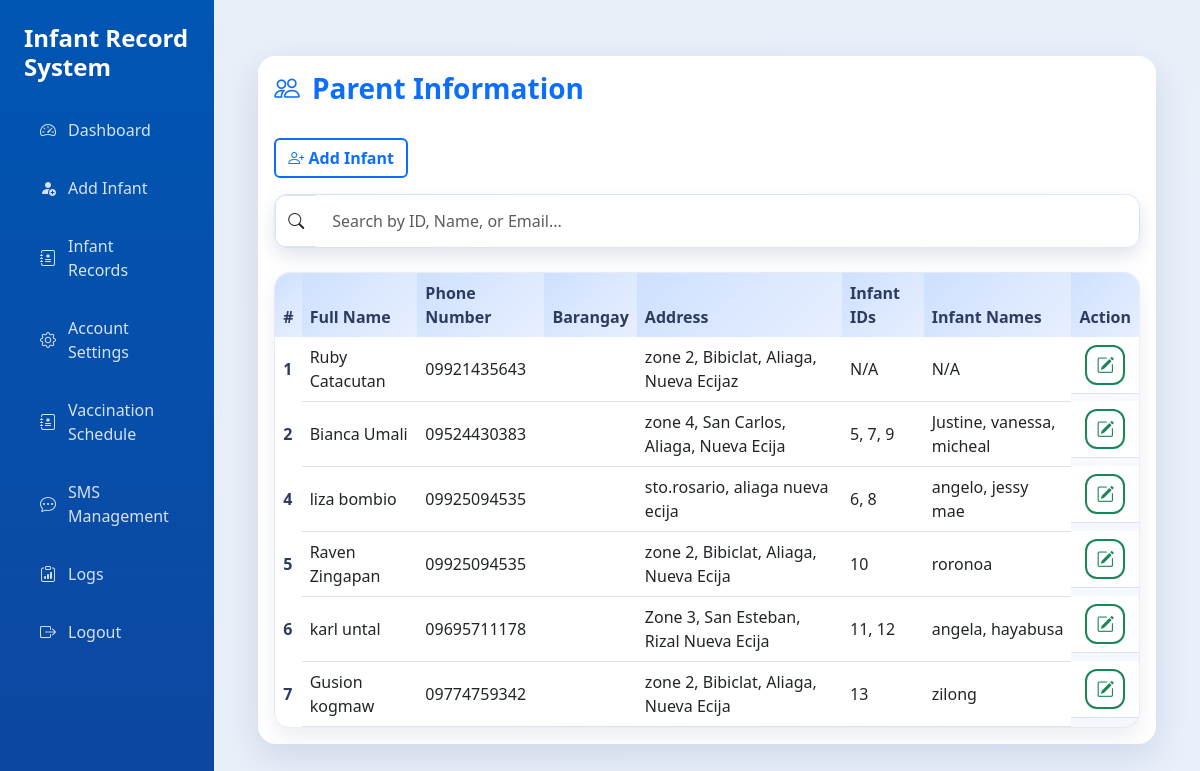
/view_parents.php, run on an earlier commit of the app's database.
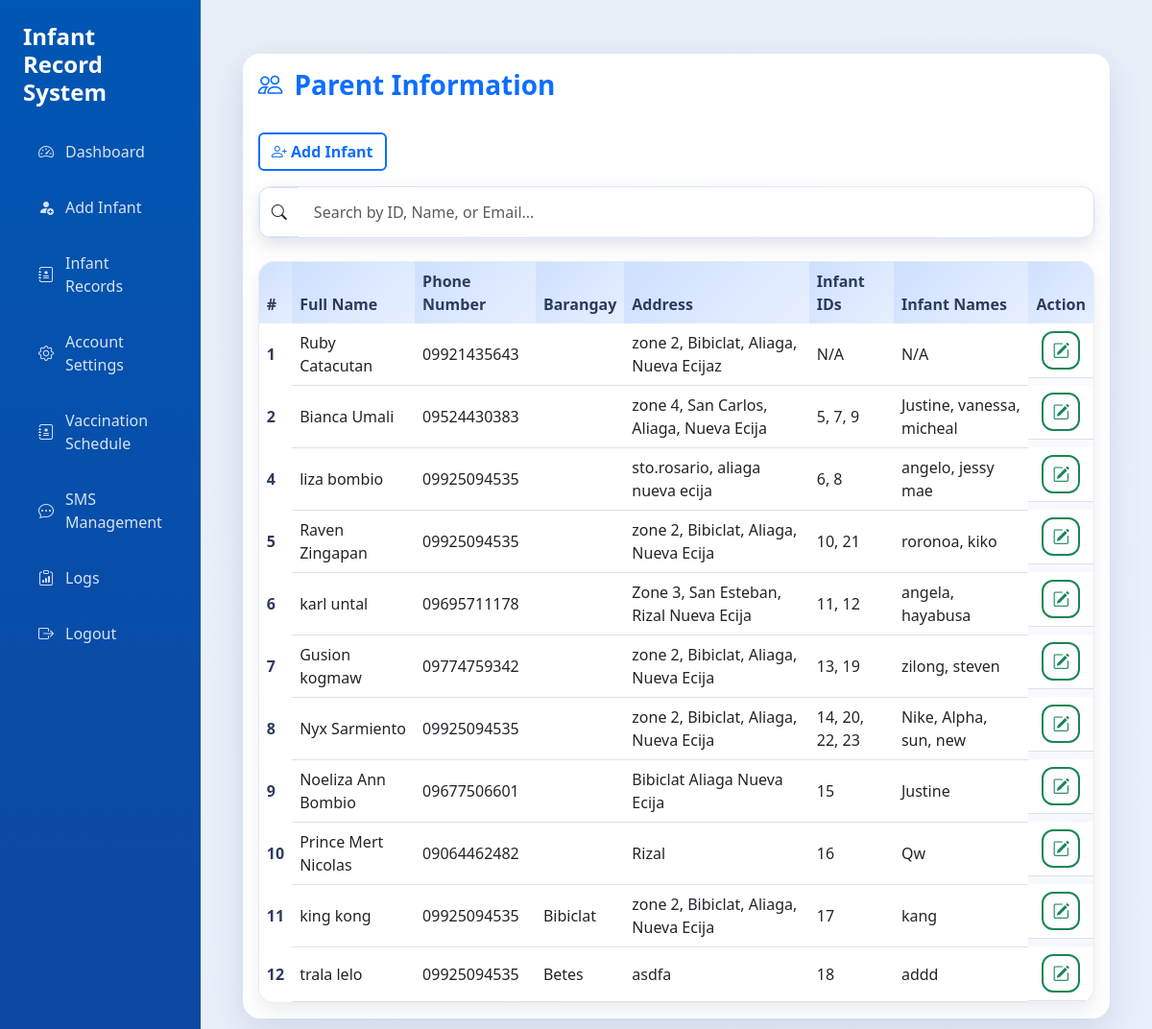
And on a later commit of the database.
### tables this page shows
CREATE TABLE `parents` (
  `id` int(11) NOT NULL,
  `first_name` varchar(100) NOT NULL,
  `last_name` varchar(100) NOT NULL,
  `email` varchar(150) DEFAULT NULL,
  `phone` varchar(20) DEFAULT NULL,
  `address` text DEFAULT NULL,
  `baranggay` varchar(100) DEFAULT NULL,
  `created_at` timestamp NOT NULL DEFAULT current_timestamp(),
  `updated_at` timestamp NOT NULL DEFAULT current_timestamp() ON UPDATE current_timestamp(),
  `barangay` varchar(100) DEFAULT NULL
);

### view_parents.php (the view, shortened to what this page needs)
<?php
include 'dbForm.php';
$isParent = isset($_SESSION['user']['role']) && $_SESSION['user']['role'] === 'parent';
$parentEmail = ($isParent && isset($_SESSION['user']['email'])) ? mysqli_real_escape_string($con, $_SESSION['user']['email']) : null;
?>
<!DOCTYPE html>
<html lang="en">
<head>
    <link rel="stylesheet" href="https://cdn.jsdelivr.net/npm/bootstrap@5.3.0/dist/css/bootstrap.min.css">
    <link rel="stylesheet" href="https://cdn.jsdelivr.net/npm/bootstrap-icons/font/bootstrap-icons.css">
    <link rel="stylesheet" href="assets/css/theme.css">
</head>
<body>
    <div class="sidebar" id="sidebar">
        <h4 class="mb-4"> Infant Record System</h4>
        <a href="dashboard.php"><i class="bi bi-speedometer2"></i> Dashboard</a>
        <a href="addinfant.php"><i class="bi bi-person-fill-add"></i> Add Infant</a>
        <a href="viewinfant.php"><i class="bi bi-journal-medical"></i> Infant Records</a>
        <a href="account_settings.php"><i class="bi bi-gear"></i> Account Settings</a>
        <?php if (!$isParent): ?>
            <a href="vaccination_schedule.php"><i class="bi bi-journal-medical"></i> Vaccination Schedule</a>
            <a href="sms.php"><i class="bi bi-chat-dots"></i> SMS Management</a>
            <a href="login_logs.php"><i class="bi bi-clipboard-data"></i> Logs</a>
        <?php endif; ?>
        <a href="logout.php"><i class="bi bi-box-arrow-right"></i> Logout</a>
    </div>
    <div class="content-area">
        <div class="container-fluid mt-4">
            <div class="card card-shadow">
                <div class="card-header bg-white border-0 py-3">
                    <h3 class="dashboard-title"><i class="bi bi-people"></i>Parent Information</h3>
                </div>
                <div class="card-body">
                    <div class="mb-3 text-start">
                        <a href="addinfant.php" class="btn btn-outline-primary"><i class="bi bi-person-plus"></i> Add Infant</a>
                    </div>
                    <?php if (!$isParent): ?>
                        <form method="GET" action="view_parents.php" class="mb-4">
                            <div class="input-group search-bar search-bar-elevated">
                                <span class="input-group-text"><i class="bi bi-search"></i></span>
                                <input type="text" id="search" class="form-control" placeholder="Search by ID, Name, or Email...">
                            </div>
                        </form>
                    <?php endif; ?>
                    <div class="table-modern table-modern-elevated">
                        <div class="table-responsive">
                            <table class="table table-hover align-middle mb-0">
                            <thead>
                            <tr>
                                <th scope="col">#</th>
                                <th scope="col">Full Name</th>
                                <th scope="col">Phone Number</th>
                                <th scope="col">Barangay</th>
                                <th scope="col">Address</th>
                                <th scope="col">Infant IDs</th>
                                <th scope="col">Infant Names</th>
                                <?php if (!$isParent): ?>
                                    <th scope="col">Action</th>
                                <?php endif; ?>
                            </tr>
                            </thead>
                            <tbody>
                            <?php
                            $search = (!$isParent && isset($_GET['search'])) ? mysqli_real_escape_string($con, $_GET['search']) : '';
                            if ($isParent && $parentEmail) {
                                if (!empty($search)) {
                                    $sql = "SELECT parents.*,
                                               GROUP_CONCAT(infantinfo.id SEPARATOR ', ') AS infant_ids,
                                               GROUP_CONCAT(infantinfo.firstname SEPARATOR ', ') AS infant_names
                                            FROM parents
                                            LEFT JOIN infantinfo ON parents.id = infantinfo.parent_id
                                            WHERE parents.email = '$parentEmail' AND (
                                                parents.id LIKE '%$search%' OR
                                                parents.first_name LIKE '%$search%' OR
                                                parents.last_name LIKE '%$search%' OR
                                                parents.email LIKE '%$search%')
                                            GROUP BY parents.id";
                                } else {
                                    $sql = "SELECT parents.*,
                                               GROUP_CONCAT(infantinfo.id SEPARATOR ', ') AS infant_ids,
                                               GROUP_CONCAT(infantinfo.firstname SEPARATOR ', ') AS infant_names
                                            FROM parents
                                            LEFT JOIN infantinfo ON parents.id = infantinfo.parent_id
                                            WHERE parents.email = '$parentEmail'
                                            GROUP BY parents.id";
                                }
                            } else {
                                if (!empty($search)) {
                                    $sql = "SELECT parents.*,
                                               GROUP_CONCAT(infantinfo.id SEPARATOR ', ') AS infant_ids,
                                               GROUP_CONCAT(infantinfo.firstname SEPARATOR ', ') AS infant_names
                                            FROM parents
                                            LEFT JOIN infantinfo ON parents.id = infantinfo.parent_id
                                            WHERE
                                                parents.id LIKE '%$search%' OR
                                                parents.first_name LIKE '%$search%' OR
                                                parents.last_name LIKE '%$search%' OR
                                                parents.email LIKE '%$search%'
                                            GROUP BY parents.id";
                                } else {
                                    $sql = "SELECT parents.*,
                                               GROUP_CONCAT(infantinfo.id SEPARATOR ', ') AS infant_ids,
                                               GROUP_CONCAT(infantinfo.firstname SEPARATOR ', ') AS infant_names
                                            FROM parents
                                            LEFT JOIN infantinfo ON parents.id = infantinfo.parent_id
                                            GROUP BY parents.id";
                                }
                            }
                            $result = mysqli_query($con, $sql);
                            if ($result) {
                                while ($row = mysqli_fetch_assoc($result)) {
                                    $id = $row['id'];
                                    $first_name = $row['first_name'];
                                    $last_name = $row['last_name'];
                                    $fullName = trim(preg_replace('/\s+/', ' ', $first_name . ' ' . $last_name));
                                    $phone = $row['phone'];
                                    $barangay = $row['barangay'];
                                    $address = $row['address']; ?>
                                    <tr>
                                        <th scope="row"><?php echo $id; ?></th>
                                        <td><?php echo $fullName; ?></td>
                                        <td><?php echo $phone; ?></td>
                                        <td><?php echo $barangay; ?></td>
                                        <td><?php echo $address; ?></td>
                                        <td><?php echo $row['infant_ids'] ?: 'N/A'; ?></td>
                                        <td><?php echo $row['infant_names'] ?: 'N/A'; ?></td>
                                        <?php if (!$isParent): ?>
                                            <td class="d-flex gap-1 justify-content-center action-icons">
                                                <button class="btn btn-outline-success btn-sm" onclick="confirmEdit(<?php echo $id; ?>)" title="Edit"><i class="bi bi-pencil-square"></i></button>
                                            </td>
                                        <?php endif; ?>
                                    </tr>
                            <?php
                                }
                            }
                            ?>
                            </tbody>
                            </table>
                        </div>
                    </div>
                </div>
            </div>
        </div>
    </div>
</body>
</html>

### assets/css/theme.css (style rules this page uses)
:root { --primary-color: #0d6efd; --primary-dark: #0a58ca; --sidebar-width: 250px; --content-bg: #f5f7fb; --text-color: #2b3146; --muted-color: #6c757d; --card-radius: 18px; --transition-speed: 0.3s; --shadow-lg: 0 12px 35px rgba(15, 35, 95, 0.12); --shadow-md: 0 10px 25px rgba(15, 35, 95, 0.18); }
* { box-sizing: border-box; }
body { margin: 0; font-family: 'Segoe UI', 'Helvetica Neue', Arial, sans-serif; color: var(--text-color); background-color: var(--content-bg); display: flex; min-height: 100vh; transition: background-color var(--transition-speed) ease; }
a { color: inherit; }
.sidebar { width: var(--sidebar-width); background: linear-gradient(180deg, #0056b3 0%, #0d47a1 100%); color: #fff; padding: 24px; transition: transform var(--transition-speed) ease; min-height: 100vh; position: relative; z-index: 1000; }
.sidebar h4 { font-weight: 600; margin-bottom: 1.8rem; }
.sidebar a { color: rgba(255, 255, 255, 0.84); text-decoration: none; display: flex; align-items: center; gap: 12px; padding: 12px 16px; border-radius: 12px; margin-bottom: 10px; transition: background var(--transition-speed) ease, color var(--transition-speed) ease; font-weight: 500; }
.content-area { flex-grow: 1; min-height: 100vh; padding: 32px; background: linear-gradient(135deg, rgba(0, 86, 179, 0.05), rgba(13, 110, 253, 0.05)); }
.card-shadow { border: none; border-radius: var(--card-radius); box-shadow: var(--shadow-lg); background-color: #fff; overflow: hidden; }
.dashboard-title { display: flex; align-items: center; gap: 12px; margin: 0; font-weight: 700; color: var(--primary-color); }
.dashboard-title i { font-size: 1.6rem; }
.table-modern { border-radius: 16px; overflow: hidden; background-color: #fff; box-shadow: 0 10px 20px rgba(15, 35, 95, 0.08); }
.table-modern-elevated { border: 1px solid rgba(45, 59, 95, 0.08); background: linear-gradient(135deg, rgba(255, 255, 255, 0.96), rgba(243, 246, 255, 0.9)); }
.table-modern-elevated .table thead th { background: linear-gradient(135deg, rgba(13, 110, 253, 0.16), rgba(13, 110, 253, 0.05)); border-bottom: none; }
.table-modern-elevated .table tbody tr { transition: transform var(--transition-speed) ease, box-shadow var(--transition-speed) ease; }
.table-modern table { margin-bottom: 0; }
.table-modern thead { background-color: #f3f6ff; }
.table-modern th { font-weight: 600; color: #2d3b5f; border-bottom: none; }
.table-modern td { vertical-align: middle; }
.search-bar { border-radius: 14px; overflow: hidden; box-shadow: 0 8px 18px rgba(15, 35, 95, 0.12); }
.search-bar-elevated { background: linear-gradient(135deg, rgba(13, 110, 253, 0.08), rgba(13, 110, 253, 0.02)); border: 1px solid rgba(13, 110, 253, 0.12); }
.search-bar .form-control { border: none; padding: 14px 16px; }
.search-bar .input-group-text { background-color: #fff; }
.btn-outline-primary, .btn-outline-success, .btn-outline-secondary, .btn-outline-info, .btn-outline-danger { border-width: 2px; font-weight: 600; }
.form-control, .form-select { border-radius: 12px; padding: 12px 16px; border: 1px solid rgba(13, 110, 253, 0.18); transition: border-color var(--transition-speed) ease, box-shadow var(--transition-speed) ease; }
.action-icons .btn { border-radius: 12px; display: inline-flex; align-items: center; justify-content: center; width: 40px; height: 40px; font-size: 1.1rem; }
.card-header.bg-white { border-bottom: none; }
.table thead th { font-weight: 600; }

What changed in the data, as far as the page shows it:
computed for parents "Raven Zingapan": infant_ids "10" → "10, 21"; infant_names "roronoa" → "roronoa, kiko"
computed for parents "Gusion kogmaw": infant_ids "13" → "13, 19"; infant_names "zilong" → "zilong, steven"
added parents: id "8", fullName "Nyx Sarmiento", phone "09925094535", address "zone 2, Bibiclat, Aliaga, Nueva Ecija", infant_ids "14, 20, 22, 23", infant_names "Nike, Alpha, sun, new"
added parents: id "9", fullName "Noeliza Ann Bombio", phone "09677506601", address "Bibiclat Aliaga Nueva Ecija", infant_ids "15", infant_names "Justine"
added parents: id "10", fullName "Prince Mert Nicolas", phone "09064462482", address "Rizal", infant_ids "16", infant_names "Qw"
added parents: id "11", fullName "king kong", phone "09925094535", barangay "Bibiclat", address "zone 2, Bibiclat, Aliaga, Nueva Ecija", infant_ids "17", infant_names "kang"
added parents: id "12", fullName "trala lelo", phone "09925094535", barangay "Betes", address "asdfa", infant_ids "18", infant_names "addd"
